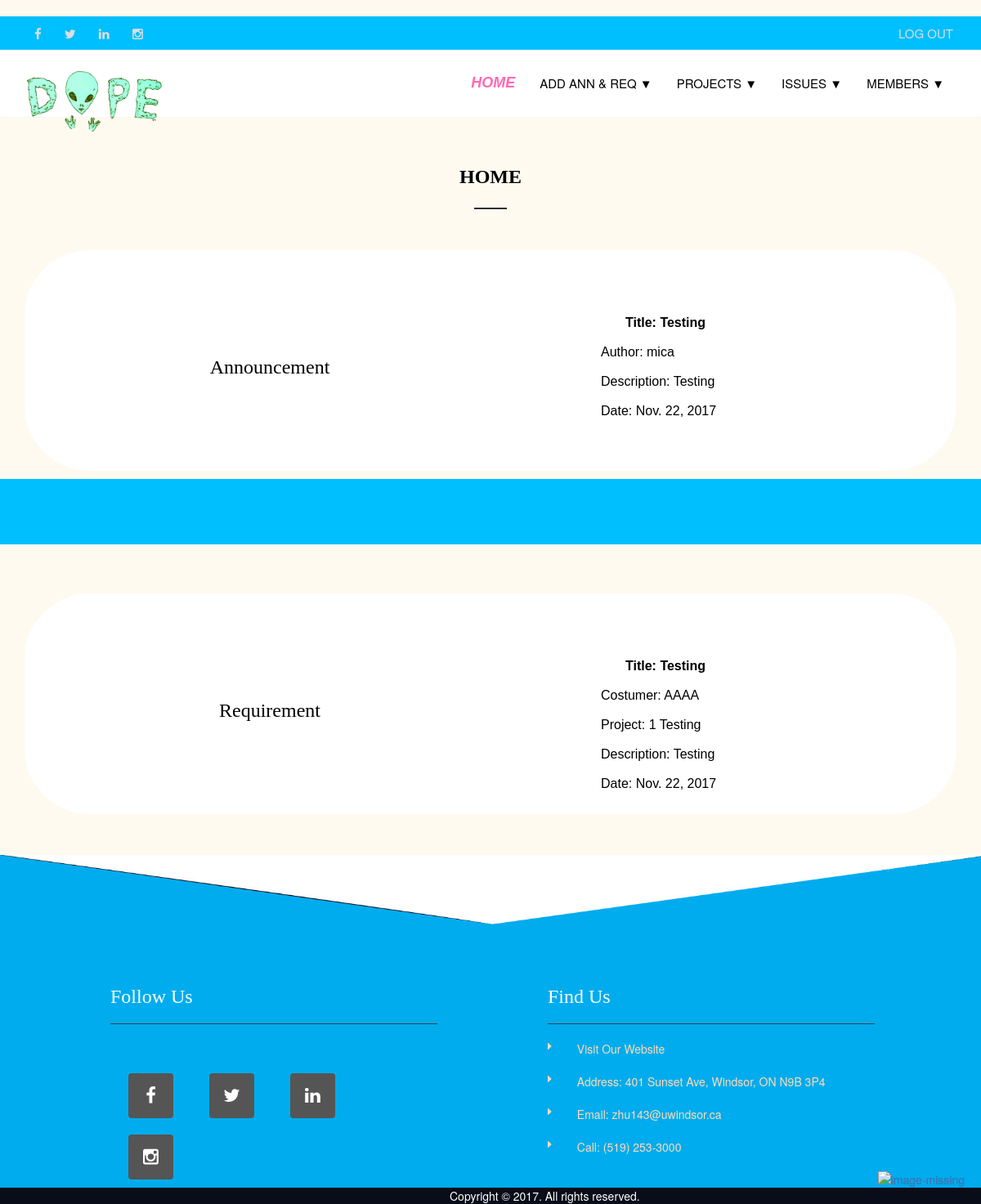
/myapp/index/ (signed in), run on an earlier commit of the app's database.
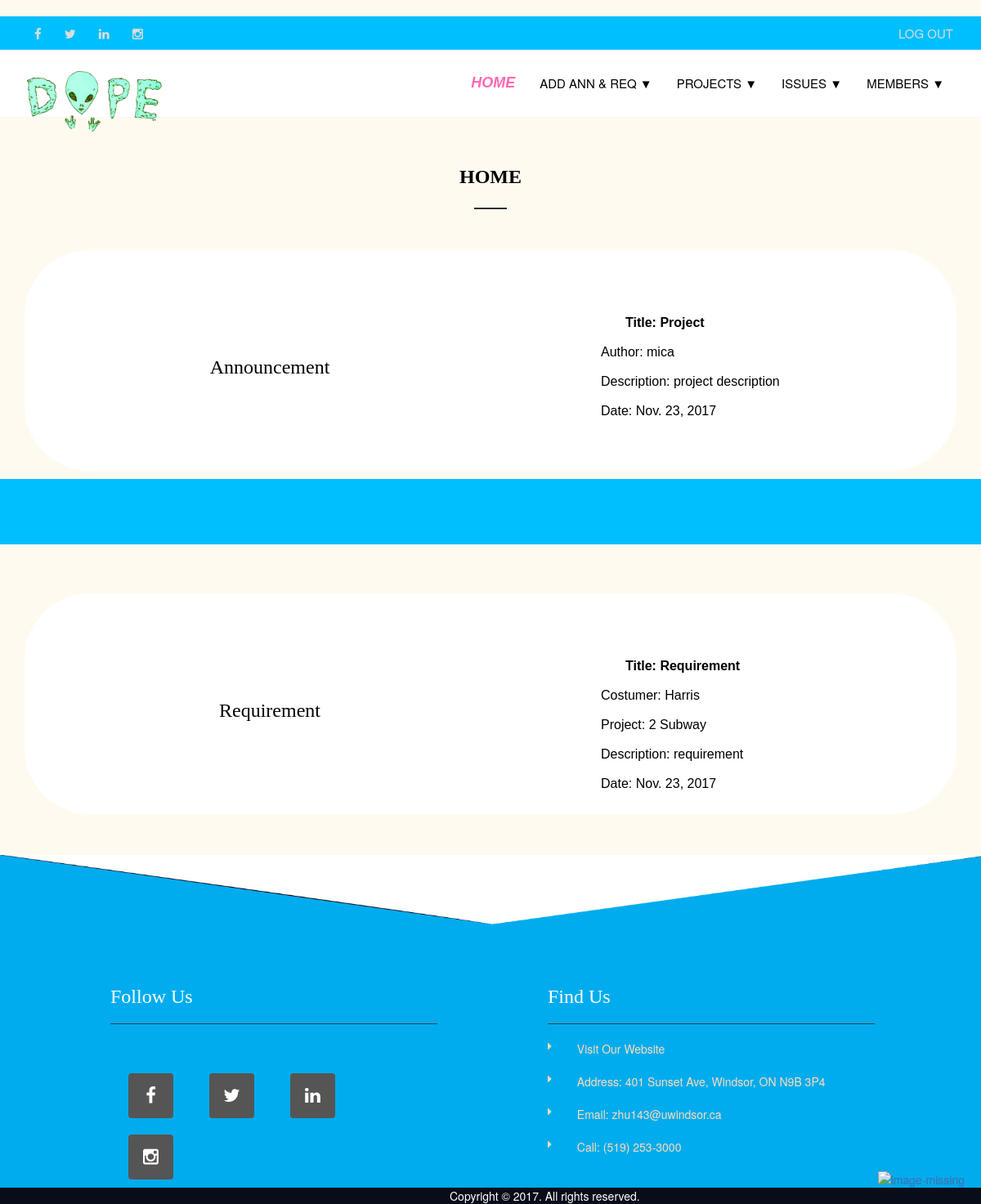
And on a later commit of the database.
### myapp/models.py (models this page shows, shortened)
class Announcement(models.Model):
    title = models.CharField(max_length=100)
    author = models.ForeignKey(User)
    description = models.CharField(max_length=100000)
    date = models.DateField()

class Requirement(models.Model):
    project = models.ForeignKey(Project)
    title = models.CharField(max_length=100)
    customer = models.CharField(max_length=100)
    description = models.CharField(max_length=100000)
    date = models.DateField()

class Project(models.Model):
    project_no = models.IntegerField(primary_key=True)
    members = models.ManyToManyField(Member,blank=True)
    name = models.CharField(max_length=50)
    leader = models.CharField(max_length=50)
    start_date = models.DateField()
    end_date = models.DateField()
    Communication = 0
    Planning = 1
    Modeling = 2
    Construction = 3
    Deployment = 4
    phase_choice = (
        (0, 'Communication'),
        (1, 'Planning'),
        (2, 'Modeling'),
        (3, 'Construction'),
        (4, 'Deploylment')
    )
    phase = models.IntegerField(default=0, choices=phase_choice)
    description = models.CharField(max_length=100000)
    def __str__(self):
        return str(self.project_no)+'  '+ self.name

### myapp/views.py (the view)
def IndexView(request):
    try:
        acmt_list = Announcement.objects.all().order_by('-date')
        if request.user.username == 'mica':
            remt_list = Requirement.objects.all().order_by('-date')
            return render(request,'management/index.html',{'acmtlist': acmt_list, 'remtlist': remt_list})
        else:
            pro = Member.objects.get(email=request.user.email)
            remt_list = Requirement.objects.filter(project_id=pro.project_no).order_by('-date')
            return render(request,'management/index.html',{'acmtlist': acmt_list, 'remtlist': remt_list})
    except Member.DoesNotExist:
        acmt_list = Announcement.objects.all().order_by('-date')
        remt_list = None
        return render(request, 'management/index.html', {'acmtlist': acmt_list, 'remtlist': remt_list})

### myapp/templates/management/index.html (shortened to what this page needs)
﻿{% extends 'management/base1.html' %}
{% block body_block %}
    <head>
    </head>
    <section class="contact_page">
        <div class="container">
            <div class="row">
                <div class="col-sm-6 col-sm-offset-3 m-t-50">
                    <h1 class="underline heading"><b>HOME</b></h1>
                </div>
            </div>
        </div>
    </section>
    <div class="container">
        <div class="container1">
            <div class="container1_1">
                <div class="leftcontent"><h2>Announcement</h2></div>
                <div class="myBox">
                    {% if acmtlist %}
                        {% for obj in acmtlist %}
                            <br>
                            <ul id="singleform">
                                <li id="titleli">Title: {{ obj.title }}</li>
                                <li>Author: {{ obj.author }}</li>
                                <li>Description: {{ obj.description }}</li>
                                <li>Date: {{ obj.date }}</li>
                            </ul>
                        {% endfor %}
                    {% else %}
                        <br>
                        <div style="font-size: larger;text-align: center;">There are no announcement!</div>
                    {% endif %}
                </div>
            </div>
        </div>
    </div>
    <div class="tp-header" id="tp-header"></div>
    <div class="container">
        <div class="container1">
            <div class="container1_1">
                <div class="leftcontent"><h2>Requirement</h2></div>
                <div class="myBox">
                    {% if remtlist %}
                        {% for obj in remtlist %}
                            <br>
                            <ul id="singleform">
                                <li id="titleli">Title: {{ obj.title }}</li>
                                <li>Costumer: {{ obj.customer }}</li>
                                <li>Project: {{ obj.project }}</li>
                                <li>Description: {{ obj.description }}</li>
                                <li>Date: {{ obj.date }}</li>
                            </ul>
                        {% endfor %}
                    {% else %}
                        <br>
                        <div style="margin-top:83px; font-size: larger;">You have not been participated in any
                            project!
                        </div>
                    {% endif %}
                </div>
            </div>
        </div>
    </div>
    <a href="#" id="return-to-top"><img src="../../static/myapp/images/backto.png" alt="image-missing"></a>
{% endblock %}

What changed in the data, as far as the page shows it:
no longer on this page (row unchanged): Announcement: title "Testing", author "mica", description "Testing", date "Nov. 22, 2017"
no longer on this page (row unchanged): Requirement: title "Testing", customer "AAAA", project "1 Testing", description "Testing", date "Nov. 22, 2017"
added Announcement: title "Project", author "mica", description "project description", date "Nov. 23, 2017"
added Requirement: title "Requirement", customer "Harris", project "2 Subway", description "requirement", date "Nov. 23, 2017"
